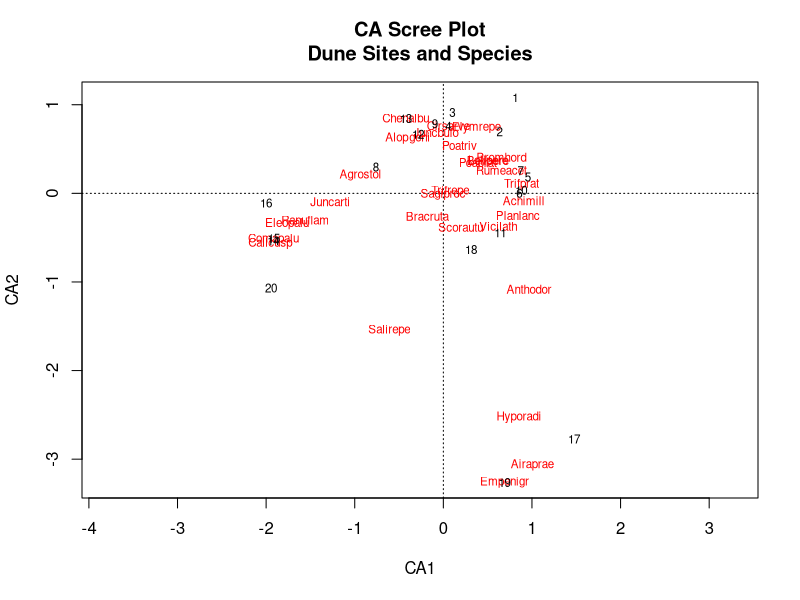
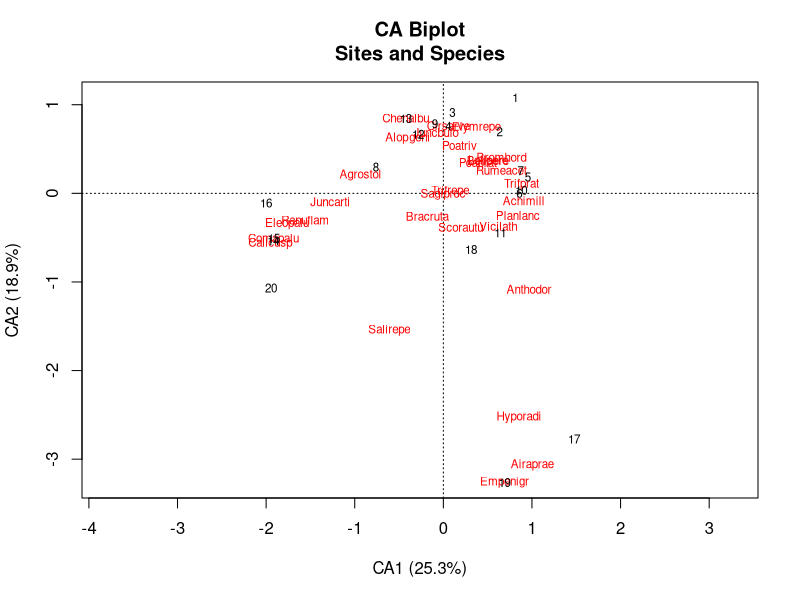
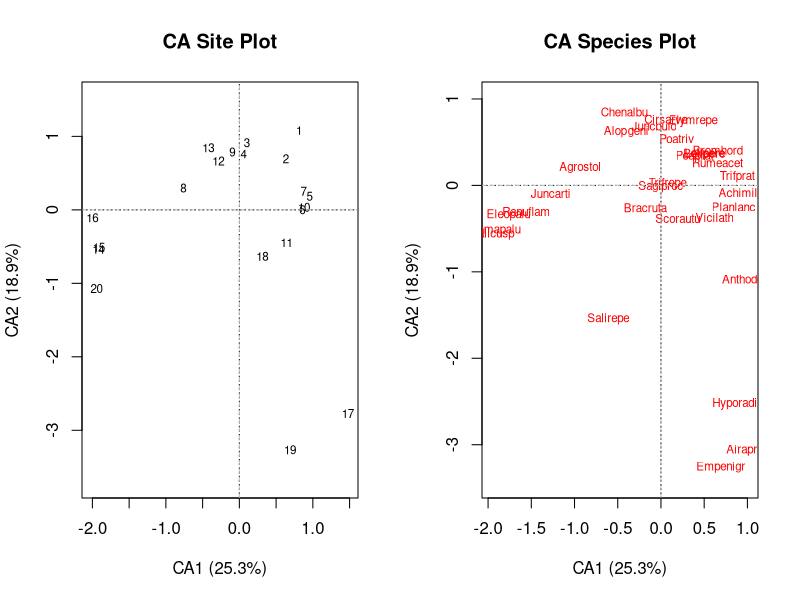
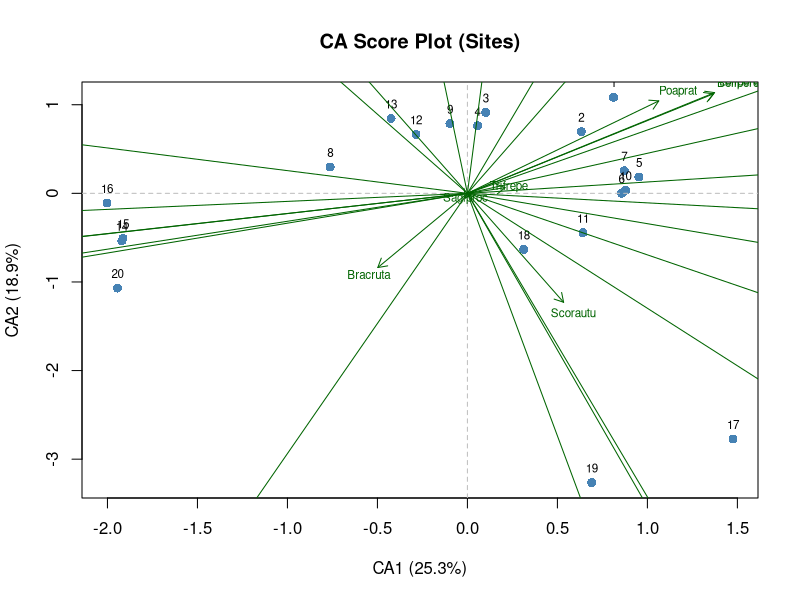

Here is the R script that generated these plots, in order:
## ---- chunk 1
library(vegan)
data(dune)

# Perform CA using cca() function
ca <- cca(dune)
ca
## ---- chunk 2
# Summary of results
summary(ca)

# Variance explained by each axis
eig <- ca$CA$eig
var_explained <- eig / sum(eig)
cumsum(var_explained)
## ---- chunk 3
# Scree plot
plot(ca, main = "CA Scree Plot\nDune Sites and Species")
## ---- chunk 4
# Biplot with sites and species
plot(ca, display = c("sites", "species"),
     main = "CA Biplot\nSites and Species",
     xlab = paste0("CA1 (", round(var_explained[1]*100, 1), "%)"),
     ylab = paste0("CA2 (", round(var_explained[2]*100, 1), "%)"))
## ---- chunk 5
# Focus on sites only
par(mfrow = c(1, 2))

# Sites plot only
plot(ca, display = "sites",
     main = "CA Site Plot",
     xlab = paste0("CA1 (", round(var_explained[1]*100, 1), "%)"),
     ylab = paste0("CA2 (", round(var_explained[2]*100, 1), "%)"),
     pch = 16, col = "steelblue")
abline(h = 0, v = 0, lty = 2, col = "gray")

# Species plot only
plot(ca, display = "species",
     main = "CA Species Plot",
     xlab = paste0("CA1 (", round(var_explained[1]*100, 1), "%)"),
     ylab = paste0("CA2 (", round(var_explained[2]*100, 1), "%)"),
     pch = 17, col = "darkgreen")
abline(h = 0, v = 0, lty = 2, col = "gray")

par(mfrow = c(1, 1))
## ---- chunk 6
# Extract site scores (row scores)
sites_scores <- scores(ca, display = "sites")
head(sites_scores)

# Extract species scores (column scores)
species_scores <- scores(ca, display = "species")
head(species_scores)

# Eigenvalues (inertia) for each axis
ca$CA$eig
## ---- chunk 7
# Create a simple score plot with labels
plot(ca$CA$u[, 1:2],
     main = "CA Score Plot (Sites)",
     xlab = paste0("CA1 (", round(var_explained[1]*100, 1), "%)"),
     ylab = paste0("CA2 (", round(var_explained[2]*100, 1), "%)"),
     pch = 16, col = "steelblue", cex = 1.2)
abline(h = 0, v = 0, lty = 2, col = "gray")
text(ca$CA$u[, 1:2], labels = rownames(dune), pos = 3, cex = 0.7)

# Add species arrows
arrows(0, 0, ca$CA$v[, 1]*2, ca$CA$v[, 2]*2,
       col = "darkgreen", length = 0.1, alpha = 0.7)
text(ca$CA$v[, 1:2]*2.2, labels = colnames(dune),
     col = "darkgreen", cex = 0.7)
